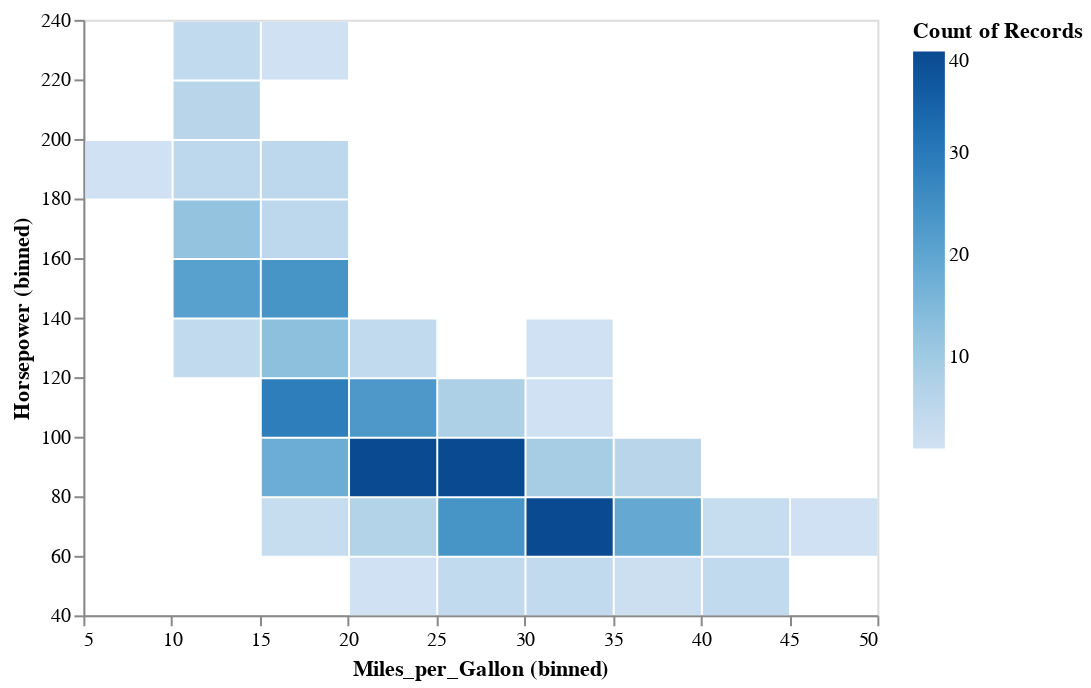

The notebook cell saved with this chart:
### Code cell
alt.Chart(cars).mark_bar().encode(
    x = alt.X('Miles_per_Gallon', bin=True),
    y = alt.Y('Horsepower', bin=True),
    color = 'count()'
)

### Figure 1 — Vega-Lite specification as saved in the notebook (floating-point values rounded to 4 significant figures; data arrays with more than 128 entries replaced by an {"elided": "..."} marker saying what was removed)
{"config": {"view": {"continuousWidth": 400, "continuousHeight": 300}}, "data": {"name": "data-f02450ab61490a1363517a0190416235"}, "mark": "bar", "encoding": {"color": {"type": "quantitative", "aggregate": "count"}, "x": {"type": "quantitative", "bin": true, "field": "Miles_per_Gallon"}, "y": {"type": "quantitative", "bin": true, "field": "Horsepower"}}, "$schema": "https://vega.github.io/schema/vega-lite/v4.8.1.json", "datasets": {"data-f02450ab61490a1363517a0190416235": {"elided": "406 records"}}}
